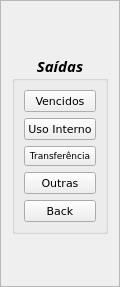
        <widget class="QFrame" name="Saida_Frame">
         <property name="geometry">
          <rect>
           <x>0</x>
           <y>0</y>
           <width>120</width>
           <height>287</height>
          </rect>
         </property>
         <property name="autoFillBackground">
          <bool>true</bool>
         </property>
         <property name="frameShape">
          <enum>QFrame::StyledPanel</enum>
         </property>
         <property name="frameShadow">
          <enum>QFrame::Raised</enum>
         </property>
         <layout class="QGridLayout" name="gridLayout_14">
          <item row="0" column="0">
           <widget class="QGroupBox" name="SaidaMenu">
            <property name="enabled">
             <bool>true</bool>
            </property>
            <property name="sizePolicy">
             <sizepolicy hsizetype="Fixed" vsizetype="Fixed">
              <horstretch>0</horstretch>
              <verstretch>0</verstretch>
             </sizepolicy>
            </property>
            <property name="minimumSize">
             <size>
              <width>10</width>
              <height>0</height>
             </size>
            </property>
            <property name="sizeIncrement">
             <size>
              <width>0</width>
              <height>0</height>
             </size>
            </property>
            <property name="font">
             <font>
              <family>Sitka Display</family>
              <pointsize>11</pointsize>
              <weight>75</weight>
              <italic>true</italic>
              <bold>true</bold>
              <strikeout>false</strikeout>
              <kerning>true</kerning>
             </font>
            </property>
            <property name="title">
             <string>Saídas</string>
            </property>
            <property name="alignment">
             <set>Qt::AlignCenter</set>
            </property>
            <layout class="QGridLayout" name="gridLayout_15">
             <item row="3" column="0">
              <widget class="QPushButton" name="SaidOutr_Button">
               <property name="font">
                <font>
                 <family>Verdana</family>
                 <pointsize>8</pointsize>
                 <weight>50</weight>
                 <italic>false</italic>
                 <bold>false</bold>
                </font>
               </property>
               <property name="text">
                <string>Outras</string>
               </property>
              </widget>
             </item>
             <item row="0" column="0">
              <widget class="QPushButton" name="Vencidos_Button">
               <property name="font">
                <font>
                 <family>Verdana</family>
                 <pointsize>8</pointsize>
                 <weight>50</weight>
                 <italic>false</italic>
                 <bold>false</bold>
                </font>
               </property>
               <property name="text">
                <string>Vencidos</string>
               </property>
              </widget>
             </item>
             <item row="1" column="0">
              <widget class="QPushButton" name="UsoInt_Button">
               <property name="font">
                <font>
                 <family>Verdana</family>
                 <pointsize>8</pointsize>
                 <weight>50</weight>
                 <italic>false</italic>
                 <bold>false</bold>
                </font>
               </property>
               <property name="text">
                <string>Uso Interno</string>
               </property>
              </widget>
             </item>
             <item row="6" column="0">
              <widget class="QPushButton" name="SaidBack_Button">
               <property name="font">
                <font>
                 <family>Verdana</family>
                 <pointsize>8</pointsize>
                 <weight>50</weight>
                 <italic>false</italic>
                 <bold>false</bold>
                </font>
               </property>
               <property name="text">
                <string>Back</string>
               </property>
              </widget>
             </item>
             <item row="2" column="0">
              <widget class="QPushButton" name="Transf_Button">
               <property name="font">
                <font>
                 <family>Verdana</family>
                 <pointsize>7</pointsize>
                 <weight>50</weight>
                 <italic>false</italic>
                 <bold>false</bold>
                </font>
               </property>
               <property name="text">
                <string>Transferência</string>
               </property>
              </widget>
             </item>
            </layout>
           </widget>
          </item>
         </layout>
        </widget>
